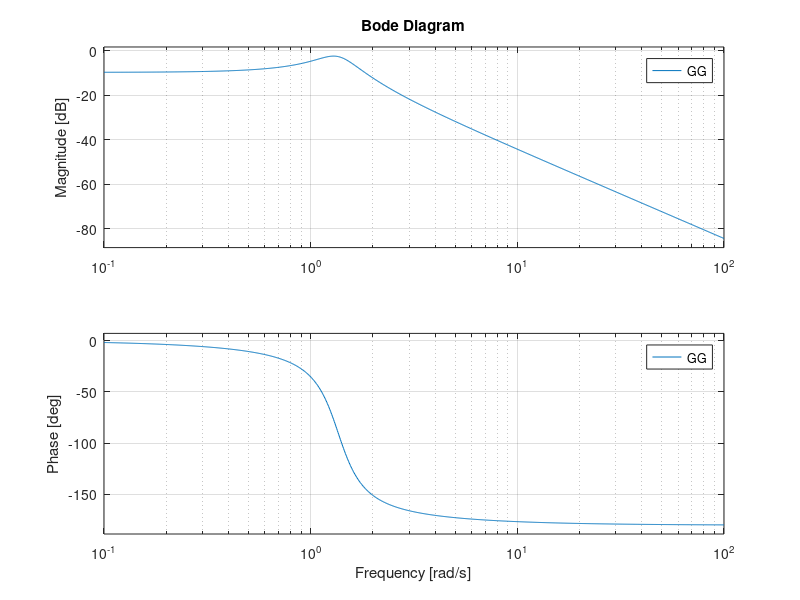
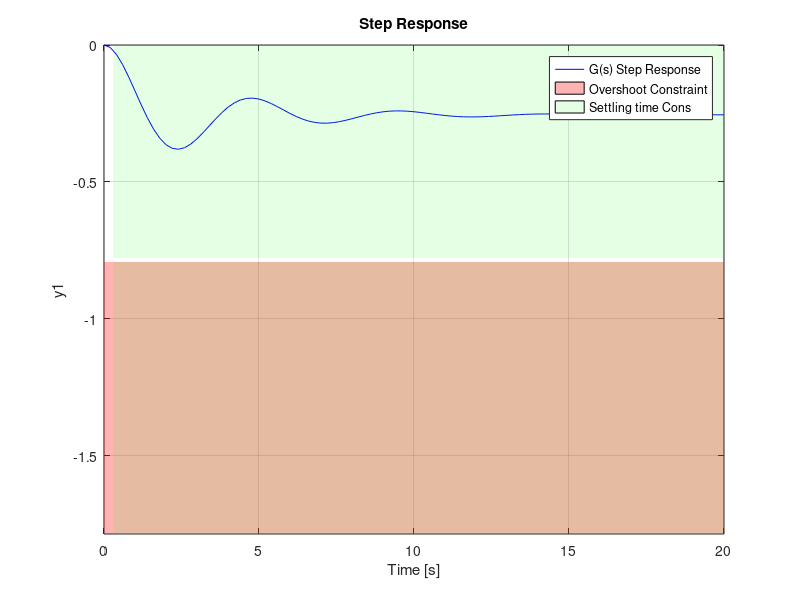
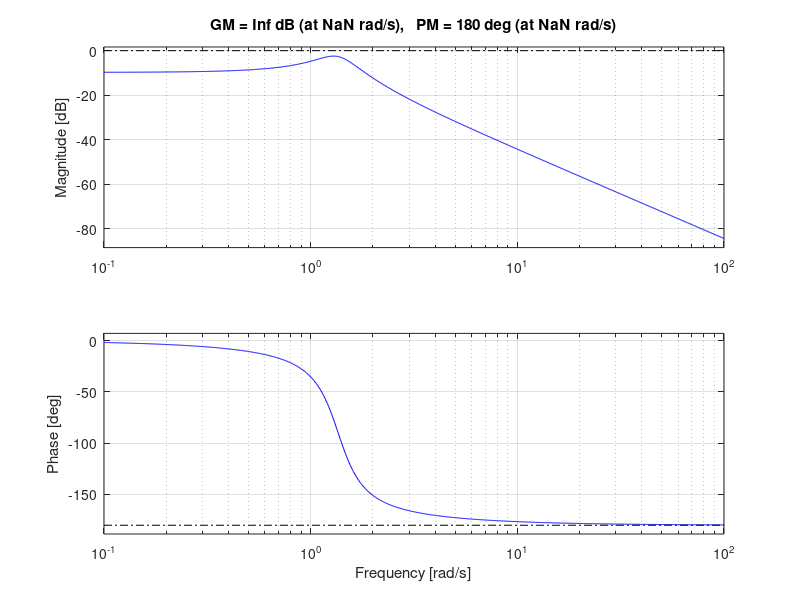

These charts were generated, in order, by the following MATLAB code: (Note: this script raises an error after producing the figures.)
%%GRUPPO S PROGETTO 1A
%%Stefano Favale, Gabriele Nunziati, Giorgia Quarta, Jacopo Jop
clear all, clc

%% Parameters
Id=0.5;     %[kg*m^2] Momento di Inerzia del drone rispetto all'asse di rotazione
beta=0.3;   %[] Coefficiente di attrito dinamico dovuto all'aria
aa=0.3;     %[m] Distanza dai punti di applicazione delle forze al baricentro
Fv=-8.7;    %[N] Forza del vento

%Fv=-7.7;    %[N] Forza del vento MAX
%Fv=-9.7     %[N] Forza del vento MIN


%%System dynamics
% dot{x_1}=x_2
% dot{x_2}mm=(-beta*x_2+aa/2*sin(x_1)*Fv+aa*u_1)/Id
% y=x_1

%Matrici del sistema linearizzato
A=[0,1; (aa*sqrt(2)*Fv)/(4*Id), -beta/Id];
B=[0;aa/Id];
C=[1,0];
D=0;

%Equilibrio

u_e= (-sqrt(2)*Fv)/4;
y_e= pi/4;       %=x_1

%% Equivalent transfer function
s=tf('s');
GG=(aa/Id)/(s^2+s*beta/Id-aa*sqrt(2)*Fv/(4*Id));
%GG=(4*aa)/(4*s^2*Id+4*s*beta-aa*sqrt(2)*Fv);

figure(1)
bode(GG)
figure(2)
step(GG)
figure(3)
margin(GG)

%% Requirements/specifications
% Gradino di ingresso--> w=W 1(t)
W=-pi/4;    % W dell'ingresso
% -> Sovraelongazione percentuale massima S%<=1%=0.01

%Sovraelongazione percentuale:
S_100= 0.01;
xi= sqrt(log(S_100)^2/(pi^2+log(S_100)^2)); %xi DESIDERATA (derivante dalla S-percententuale)

%per stare + tranquilli aumentiamo qui per un Mf aumentato 

Mf=xi*100; %(in good approximation) <--MARGINE DI FASE (DEFINIZIONE)
Mf=83;     %Per essere conservativo prendo l'intero successivo
display(Mf)

% -> Settling time (Tempo di assestamento)
%Ta,1<=0.3 [s]
T_a1Max=0.3;

%T_a1=4.6/(xi*omega_c) < 0.3
%omega_c > 4.6/(0.3*xi)
omega_cMin=4.6/(T_a1Max*xi);% <-- RICAVIAMO omega_c min dal tempo di assestamento massimo

% Measure Noise requirements 
% (Parametri dal testo)
omega_n=12000;
A_n=-29.542;    %<-- ABBATTIMENTO di 30 VOLTE

%% Graphical constraints of the step response
figure(2); 
T_simulation=20;                %secondi massimi rappresentati (da 0 a T_simulation)
%step(GG,T_simulation,'b')
step(GG*W,T_simulation,'b')     %<-- PLOTTO la risposta della G(s) col NOSTRO gradino, non quello unitario
hold on

% add overshoot constraint
patch([0,T_simulation,T_simulation,0],[W*(1+S_100),W*(1+S_100),W-1,W-1],'r','FaceAlpha',0.3,'EdgeAlpha',0.5);
hold on; 
%ylim([0,W+1]);
ylim([W-1,0]);

%W - 1: Guardiamo il comportamento da 0 a -pi/4 -1
% add Settling time constraint
patch([T_a1Max,T_simulation,T_simulation,T_a1Max],[W*(1-0.01),W*(1-0.01),0,0],'g','FaceAlpha',0.1,'EdgeAlpha',0.5);
patch([T_a1Max,T_simulation,T_simulation,T_a1Max],[W*(1+0.01),W*(1+0.01),W-1,W-1],'g','FaceAlpha',0.1,'EdgeAlpha',0.1);

hold off
Legend=["G(s) Step Response";"Overshoot Constraint"; "Settling time Cons"];
legend(Legend);

%% Graphical constraints on Bode's plot
omega_plot_min=10^(-2);
omega_plot_max=10^6;

omega_cMax=omega_n;

[Mag,phase,omega]=bode(GG,{omega_plot_min,omega_plot_max},'k');
figure()
patch([omega_n,omega_plot_max,omega_plot_max,omega_n],[A_n,A_n,100,100],'y','FaceAlpha',0.3,'EdgeAlpha',0);
patch([omega_plot_min,omega_cMin,omega_cMin,omega_plot_min],[0,0,-150,-150],'o','FaceAlpha',0.3,'EdgeAlpha',0); grid on
Legend_dB=["A_n";
    "\omega_{cMin}"
    "G(j\omega)" ];
legend(Legend_dB);
hold on;
margin(Mag,phase,omega);grid on;
patch([omega_cMin,omega_cMax,omega_cMax,omega_cMin],[-180+Mf,-180+Mf,-270,-270],'g','FaceAlpha',0.3,'EdgeAlpha',0); grid on

Legend_arg=["G(j\omega)";"M_f"] ;
legend(Legend_arg)
hold off
title("Nominal plant TF Bode diagram")

% % %% Adjusting the gain we cannot acheive the right performance
% % G_temp=GG/0.5*W;
% % 
% % [Mag,phase,omega]=bode(G_temp,{omega_plot_min,omega_plot_max},'k');
% % figure()
% % patch([omega_n,omega_plot_max,omega_plot_max,omega_n],[A_n,A_n,100,100],'y','FaceAlpha',0.3,'EdgeAlpha',0);
% % patch([omega_plot_min,omega_cMin,omega_cMin,omega_plot_min],[0,0,-150,-150],'o','FaceAlpha',0.3,'EdgeAlpha',0); grid on
% % Legend_dB=["A_n";
% %     "\omega_{cMin}"
% %     "G(s)" ];
% % legend(Legend_dB);
% % hold on;
% % margin(Mag,phase,omega);grid on;
% % patch([omega_cMin,omega_cMax,omega_cMax,omega_cMin],[-180+Mf,-180+Mf,-270,-270],'g','FaceAlpha',0.3,'EdgeAlpha',0); grid on
% % Legend_arg=["G(s)";"M_f"] ;
% % legend(Legend_arg)
% % hold off
% % step(G_temp)

%% Inserting the internal model

%Viene inserito un polo a w=0 per assicurarci un errore a regime nullo
%La nostra R_statica(s) sarà quindi 1/s
%La G_estesa è definita come il prodotto tra la R_statica(s) e la G(s)
GG_e=GG/s;
[Mag,phase,omega]=bode(GG_e,{omega_plot_min,omega_plot_max},'k');
figure()
patch([omega_n,omega_plot_max,omega_plot_max,omega_n],[A_n,A_n,100,100],'y','FaceAlpha',0.3,'EdgeAlpha',0);
patch([omega_plot_min,omega_cMin,omega_cMin,omega_plot_min],[0,0,-150,-150],'o','FaceAlpha',0.3,'EdgeAlpha',0); grid on
Legend_dB=["A_n";
    "\omega_{cMin}"
    "G_e(j\omega)" ];

legend(Legend_dB);
hold on;
margin(Mag,phase,omega);grid on;
patch([omega_cMin,omega_cMax,omega_cMax,omega_cMin],[-180+Mf,-180+Mf,-270,-270],'g','FaceAlpha',0.3,'EdgeAlpha',0); grid on

Legend_arg=["G_e(j\omega)";"M_f"] ;
legend(Legend_arg)
hold off
title("Extended plant TF Bode diagram")

%% Prima parte della rete dinamica
%recupero di fase maggiore di 90°, devo avere due zeri o due reti anticipatrici
%Aggiungo uno zero prima di omega_c_min

%we can add for free a zero
tau_z=1/(omega_cMin*0.1); %= 1/omega_z

display(omega_cMin);
display(1/tau_z);

R_1=1+tau_z*s; %GG_e*R_1=G(s)* R_1/s; thus respecting the causality property

[Mag,phase,omega]=bode(GG_e*R_1,{omega_plot_min,omega_plot_max},'k');
figure()
patch([omega_n,omega_plot_max,omega_plot_max,omega_n],[A_n,A_n,100,100],'y','FaceAlpha',0.3,'EdgeAlpha',0);
patch([omega_plot_min,omega_cMin,omega_cMin,omega_plot_min],[0,0,-150,-150],'o','FaceAlpha',0.3,'EdgeAlpha',0); grid on
Legend_dB=["A_n";
    "\omega_{cMin}"
    "G_e R_1(j\omega)" ];
legend(Legend_dB);
hold on;
margin(Mag,phase,omega);grid on;
patch([omega_cMin,omega_cMax,omega_cMax,omega_cMin],[-180+Mf,-180+Mf,-270,-270],'g','FaceAlpha',0.3,'EdgeAlpha',0); grid on

Legend_arg=["G_e R_1(j\omega)";"M_f"] ;
legend(Legend_arg)
hold off
title("Plant with PI TF Bode diagram")

%% Rete anticipatrice
omega_cStar=(150); 

%R_ant=(1+tau*s)/(1+atau*s), a<1
%tau= (M_star - cos(phi_star))/(omega_cStar * sin(phi_star))

[Mag_omega_cStar,phase_omega_cStar,omega_cStar]=bode(GG_e*R_1,omega_cStar);

phi_star= (Mf+5) - 180 -(phase_omega_cStar);
display(phi_star);

%phi star tra 0 e 90 gradi
% so to fulfill cos(phi_star)>1/M_star
M_star = 50;
display(1/M_star)
display(cosd(phi_star))

tau= (M_star - cosd(phi_star))/(omega_cStar * sind(phi_star));
atau=(cosd(phi_star) - 1/M_star)/(omega_cStar * sind(phi_star));

R_ant=(1+tau*s)/(1+atau*s);
figure()
bode(R_ant)
title("Rete anticipatrice")

%% 
[Mag,phase,omega]=bode(GG_e*R_1*R_ant,{omega_plot_min,omega_plot_max},'k');
figure()
patch([omega_n,omega_plot_max,omega_plot_max,omega_n],[A_n,A_n,100,100],'y','FaceAlpha',0.3,'EdgeAlpha',0);
patch([omega_plot_min,omega_cMin,omega_cMin,omega_plot_min],[0,0,-150,-150],'o','FaceAlpha',0.3,'EdgeAlpha',0); grid on
Legend_dB=["A_n";
    "\omega_{cMin}"
    "G_e R_1 R_{ant}(j\omega)" ];
legend(Legend_dB);
hold on;
margin(Mag,phase,omega);grid on;
patch([omega_cMin,omega_cMax,omega_cMax,omega_cMin],[-180+Mf,-180+Mf,-270,-270],'g','FaceAlpha',0.3,'EdgeAlpha',0); grid on

Legend_arg=["G_e R_1 R_{ant}(j\omega)";"M_f"] ;
legend(Legend_arg)
hold off
title("Plant with PI+ R_{ant} TF Bode diagram")
zoom on

figure()
LL=GG*R_1/s*R_ant;
step(LL/(1+LL))

%% Define the gain to adjust the cross frequency
gain=1/abs(evalfr(GG_e*R_1*R_ant,1i*omega_cStar));

CC=2.6749;
LL=GG_e*R_1*R_ant*gain*CC;

% 2.6749 c dal control system design


[Mag,phase,omega]=bode(LL,{omega_plot_min,omega_plot_max},'k');
figure()
patch([omega_n,omega_plot_max,omega_plot_max,omega_n],[A_n,A_n,100,100],'y','FaceAlpha',0.3,'EdgeAlpha',0);
patch([omega_plot_min,omega_cMin,omega_cMin,omega_plot_min],[0,0,-150,-150],'o','FaceAlpha',0.3,'EdgeAlpha',0); grid on
Legend_dB=["A_n";
    "\omega_{cMin}"
    "L(j\omega)" ];
legend(Legend_dB);
hold on;
margin(Mag,phase,omega);grid on;
patch([omega_cMin,omega_cMax,omega_cMax,omega_cMin],[-180+Mf,-180+Mf,-270,-270],'g','FaceAlpha',0.3,'EdgeAlpha',0); grid on

Legend_arg=["L(j\omega)";"M_f"] ;
legend(Legend_arg)
hold off
title("Open loop TF Bode diagram")
zoom on

figure()
step(W*LL/(1+LL),5)

% add Settling time constraint
patch([0,T_simulation,T_simulation,0],[W*(1+S_100),W*(1+S_100),W-1,W-1],'r','FaceAlpha',0.3,'EdgeAlpha',0.5);
hold on; 

patch([T_a1Max,T_simulation,T_simulation,T_a1Max],[W*(1-0.01),W*(1-0.01),0,0],'g','FaceAlpha',0.1,'EdgeAlpha',0.5);
patch([T_a1Max,T_simulation,T_simulation,T_a1Max],[W*(1+0.01),W*(1+0.01),W-1,W-1],'g','FaceAlpha',0.1,'EdgeAlpha',0.1);

hold off
Legend=["G(s) Step Response";"Overshoot Constraint"; "Settling time Cons"];
legend(Legend);
grid on
zoom on % ylim([0.94 1.07]);xlim([0 2])

%% Plot graphic with GG, L 
%Confrontiamo il grafico iniziale della G(s) con quello finale 
%comprendente il nostro regolatore
%Attenzione: la legenda non è corretta

gain=1/abs(evalfr(GG_e*R_1*R_ant,1i*omega_cStar));

L = tf(LL,{omega_plot_min,omega_plot_max},'k');
G = tf(GG,{omega_plot_min,omega_plot_max},'b');



figure();
patch([omega_n,omega_plot_max,omega_plot_max,omega_n],[A_n,A_n,100,100],'y','FaceAlpha',0.3,'EdgeAlpha',0);
patch([omega_plot_min,omega_cMin,omega_cMin,omega_plot_min],[0,0,-150,-150],'o','FaceAlpha',0.3,'EdgeAlpha',0); grid on
Legend_dB=["A_n";
    "\omega_{cMin}"];
legend(Legend_dB);
hold on;
margin(Mag,phase,omega);grid on;
patch([omega_cMin,omega_cMax,omega_cMax,omega_cMin],[-180+Mf,-180+Mf,-270,-270],'g','FaceAlpha',0.3,'EdgeAlpha',0); grid on

Legend_arg=["";"M_f"] ;
legend(Legend_arg)


bode(L,G);
hold off
title("Open loop TF Bode diagram")
zoom on

%% Simulink addictional part

% Define the controller coefficients to run the simulink file
%R=gain*gain_CSD*R_ant*R_1/s; %R cioè Rs * Rd * gain * CC

R=(1/s)*R_1*R_ant*gain*CC;
display(R);

[n_r,d_r]=tfdata(R);
num_r=n_r{1};
den_r=d_r{1};

%[n_g,d_g] = tfdata(GG);
%num_g=n_g{1};
%den_g=d_g{1};

%initial condition

x0=[pi/4;0];

%Caso LINEARE:
%x0_lin=[0;0];

%Caso NON LINEARE:
%x0_non_lin=[pi/4;0];

%Scegliere x0 in base al caso da simulare


open("simulink_1a_S_definitivo");

